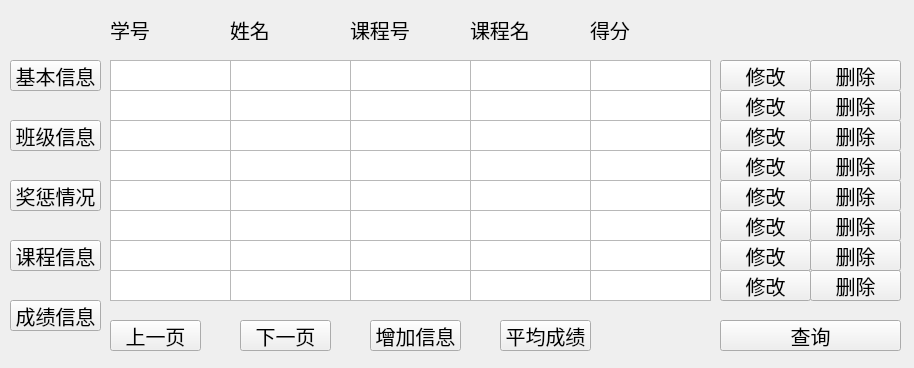
<?xml version="1.0" encoding="UTF-8"?>
<ui version="4.0">
 <class>Form</class>
 <widget class="QWidget" name="Form">
  <property name="geometry">
   <rect>
    <x>0</x>
    <y>0</y>
    <width>914</width>
    <height>368</height>
   </rect>
  </property>
  <property name="minimumSize">
   <size>
    <width>914</width>
    <height>368</height>
   </size>
  </property>
  <property name="maximumSize">
   <size>
    <width>914</width>
    <height>368</height>
   </size>
  </property>
  <property name="windowTitle">
   <string>Form</string>
  </property>
  <widget class="QLabel" name="label_2">
   <property name="geometry">
    <rect>
     <x>230</x>
     <y>20</y>
     <width>61</width>
     <height>20</height>
    </rect>
   </property>
   <property name="font">
    <font>
     <family>楷体</family>
     <pointsize>15</pointsize>
    </font>
   </property>
   <property name="text">
    <string>姓名</string>
   </property>
  </widget>
  <widget class="QLabel" name="label_3">
   <property name="geometry">
    <rect>
     <x>110</x>
     <y>20</y>
     <width>61</width>
     <height>20</height>
    </rect>
   </property>
   <property name="font">
    <font>
     <family>楷体</family>
     <pointsize>15</pointsize>
    </font>
   </property>
   <property name="text">
    <string>学号</string>
   </property>
  </widget>
  <widget class="QLabel" name="label_4">
   <property name="geometry">
    <rect>
     <x>350</x>
     <y>20</y>
     <width>61</width>
     <height>20</height>
    </rect>
   </property>
   <property name="font">
    <font>
     <family>楷体</family>
     <pointsize>15</pointsize>
    </font>
   </property>
   <property name="text">
    <string>课程号</string>
   </property>
  </widget>
  <widget class="QPushButton" name="basic_BUTTON">
   <property name="geometry">
    <rect>
     <x>10</x>
     <y>60</y>
     <width>91</width>
     <height>31</height>
    </rect>
   </property>
   <property name="font">
    <font>
     <family>楷体</family>
     <pointsize>15</pointsize>
    </font>
   </property>
   <property name="text">
    <string>基本信息</string>
   </property>
  </widget>
  <widget class="QPushButton" name="class_BUTTON">
   <property name="geometry">
    <rect>
     <x>10</x>
     <y>120</y>
     <width>91</width>
     <height>31</height>
    </rect>
   </property>
   <property name="font">
    <font>
     <family>楷体</family>
     <pointsize>15</pointsize>
    </font>
   </property>
   <property name="text">
    <string>班级信息</string>
   </property>
  </widget>
  <widget class="QPushButton" name="rp_BUTTON">
   <property name="geometry">
    <rect>
     <x>10</x>
     <y>180</y>
     <width>91</width>
     <height>31</height>
    </rect>
   </property>
   <property name="font">
    <font>
     <family>楷体</family>
     <pointsize>15</pointsize>
    </font>
   </property>
   <property name="text">
    <string>奖惩情况</string>
   </property>
  </widget>
  <widget class="QPushButton" name="lastpage_BUTTON">
   <property name="geometry">
    <rect>
     <x>110</x>
     <y>320</y>
     <width>91</width>
     <height>31</height>
    </rect>
   </property>
   <property name="font">
    <font>
     <family>楷体</family>
     <pointsize>15</pointsize>
    </font>
   </property>
   <property name="text">
    <string>上一页</string>
   </property>
  </widget>
  <widget class="QPushButton" name="nextpage_BUTTON">
   <property name="geometry">
    <rect>
     <x>240</x>
     <y>320</y>
     <width>91</width>
     <height>31</height>
    </rect>
   </property>
   <property name="font">
    <font>
     <family>楷体</family>
     <pointsize>15</pointsize>
    </font>
   </property>
   <property name="text">
    <string>下一页</string>
   </property>
  </widget>
  <widget class="QTextBrowser" name="textBrowser_1">
   <property name="geometry">
    <rect>
     <x>110</x>
     <y>60</y>
     <width>121</width>
     <height>31</height>
    </rect>
   </property>
  </widget>
  <widget class="QTextBrowser" name="textBrowser_2">
   <property name="geometry">
    <rect>
     <x>230</x>
     <y>60</y>
     <width>121</width>
     <height>31</height>
    </rect>
   </property>
  </widget>
  <widget class="QTextBrowser" name="textBrowser_3">
   <property name="geometry">
    <rect>
     <x>350</x>
     <y>60</y>
     <width>121</width>
     <height>31</height>
    </rect>
   </property>
  </widget>
  <widget class="QPushButton" name="change_Button1">
   <property name="geometry">
    <rect>
     <x>720</x>
     <y>60</y>
     <width>91</width>
     <height>31</height>
    </rect>
   </property>
   <property name="font">
    <font>
     <family>楷体</family>
     <pointsize>15</pointsize>
    </font>
   </property>
   <property name="text">
    <string>修改</string>
   </property>
  </widget>
  <widget class="QTextBrowser" name="textBrowser_8">
   <property name="geometry">
    <rect>
     <x>350</x>
     <y>90</y>
     <width>121</width>
     <height>31</height>
    </rect>
   </property>
  </widget>
  <widget class="QPushButton" name="change_Button2">
   <property name="geometry">
    <rect>
     <x>720</x>
     <y>90</y>
     <width>91</width>
     <height>31</height>
    </rect>
   </property>
   <property name="font">
    <font>
     <family>楷体</family>
     <pointsize>15</pointsize>
    </font>
   </property>
   <property name="text">
    <string>修改</string>
   </property>
  </widget>
  <widget class="QTextBrowser" name="textBrowser_6">
   <property name="geometry">
    <rect>
     <x>110</x>
     <y>90</y>
     <width>121</width>
     <height>31</height>
    </rect>
   </property>
  </widget>
  <widget class="QTextBrowser" name="textBrowser_7">
   <property name="geometry">
    <rect>
     <x>230</x>
     <y>90</y>
     <width>121</width>
     <height>31</height>
    </rect>
   </property>
  </widget>
  <widget class="QTextBrowser" name="textBrowser_13">
   <property name="geometry">
    <rect>
     <x>350</x>
     <y>120</y>
     <width>121</width>
     <height>31</height>
    </rect>
   </property>
  </widget>
  <widget class="QPushButton" name="change_Button3">
   <property name="geometry">
    <rect>
     <x>720</x>
     <y>120</y>
     <width>91</width>
     <height>31</height>
    </rect>
   </property>
   <property name="font">
    <font>
     <family>楷体</family>
     <pointsize>15</pointsize>
    </font>
   </property>
   <property name="text">
    <string>修改</string>
   </property>
  </widget>
  <widget class="QTextBrowser" name="textBrowser_11">
   <property name="geometry">
    <rect>
     <x>110</x>
     <y>120</y>
     <width>121</width>
     <height>31</height>
    </rect>
   </property>
  </widget>
  <widget class="QTextBrowser" name="textBrowser_12">
   <property name="geometry">
    <rect>
     <x>230</x>
     <y>120</y>
     <width>121</width>
     <height>31</height>
    </rect>
   </property>
  </widget>
  <widget class="QTextBrowser" name="textBrowser_18">
   <property name="geometry">
    <rect>
     <x>350</x>
     <y>150</y>
     <width>121</width>
     <height>31</height>
    </rect>
   </property>
  </widget>
  <widget class="QPushButton" name="change_Button4">
   <property name="geometry">
    <rect>
     <x>720</x>
     <y>150</y>
     <width>91</width>
     <height>31</height>
    </rect>
   </property>
   <property name="font">
    <font>
     <family>楷体</family>
     <pointsize>15</pointsize>
    </font>
   </property>
   <property name="text">
    <string>修改</string>
   </property>
  </widget>
  <widget class="QTextBrowser" name="textBrowser_16">
   <property name="geometry">
    <rect>
     <x>110</x>
     <y>150</y>
     <width>121</width>
     <height>31</height>
    </rect>
   </property>
  </widget>
  <widget class="QTextBrowser" name="textBrowser_17">
   <property name="geometry">
    <rect>
     <x>230</x>
     <y>150</y>
     <width>121</width>
     <height>31</height>
    </rect>
   </property>
  </widget>
  <widget class="QTextBrowser" name="textBrowser_23">
   <property name="geometry">
    <rect>
     <x>350</x>
     <y>180</y>
     <width>121</width>
     <height>31</height>
    </rect>
   </property>
  </widget>
  <widget class="QPushButton" name="change_Button5">
   <property name="geometry">
    <rect>
     <x>720</x>
     <y>180</y>
     <width>91</width>
     <height>31</height>
    </rect>
   </property>
   <property name="font">
    <font>
     <family>楷体</family>
     <pointsize>15</pointsize>
    </font>
   </property>
   <property name="text">
    <string>修改</string>
   </property>
  </widget>
  <widget class="QTextBrowser" name="textBrowser_21">
   <property name="geometry">
    <rect>
     <x>110</x>
     <y>180</y>
     <width>121</width>
     <height>31</height>
    </rect>
   </property>
  </widget>
  <widget class="QTextBrowser" name="textBrowser_22">
   <property name="geometry">
    <rect>
     <x>230</x>
     <y>180</y>
     <width>121</width>
     <height>31</height>
    </rect>
   </property>
  </widget>
  <widget class="QTextBrowser" name="textBrowser_28">
   <property name="geometry">
    <rect>
     <x>350</x>
     <y>210</y>
     <width>121</width>
     <height>31</height>
    </rect>
   </property>
  </widget>
  <widget class="QPushButton" name="change_Button6">
   <property name="geometry">
    <rect>
     <x>720</x>
     <y>210</y>
     <width>91</width>
     <height>31</height>
    </rect>
   </property>
   <property name="font">
    <font>
     <family>楷体</family>
     <pointsize>15</pointsize>
    </font>
   </property>
   <property name="text">
    <string>修改</string>
   </property>
  </widget>
  <widget class="QTextBrowser" name="textBrowser_26">
   <property name="geometry">
    <rect>
     <x>110</x>
     <y>210</y>
     <width>121</width>
     <height>31</height>
    </rect>
   </property>
  </widget>
  <widget class="QTextBrowser" name="textBrowser_27">
   <property name="geometry">
    <rect>
     <x>230</x>
     <y>210</y>
     <width>121</width>
     <height>31</height>
    </rect>
   </property>
  </widget>
  <widget class="QTextBrowser" name="textBrowser_33">
   <property name="geometry">
    <rect>
     <x>350</x>
     <y>240</y>
     <width>121</width>
     <height>31</height>
    </rect>
   </property>
  </widget>
  <widget class="QPushButton" name="change_Button7">
   <property name="geometry">
    <rect>
     <x>720</x>
     <y>240</y>
     <width>91</width>
     <height>31</height>
    </rect>
   </property>
   <property name="font">
    <font>
     <family>楷体</family>
     <pointsize>15</pointsize>
    </font>
   </property>
   <property name="text">
    <string>修改</string>
   </property>
  </widget>
  <widget class="QTextBrowser" name="textBrowser_31">
   <property name="geometry">
    <rect>
     <x>110</x>
     <y>240</y>
     <width>121</width>
     <height>31</height>
    </rect>
   </property>
  </widget>
  <widget class="QTextBrowser" name="textBrowser_36">
   <property name="geometry">
    <rect>
     <x>110</x>
     <y>270</y>
     <width>121</width>
     <height>31</height>
    </rect>
   </property>
  </widget>
  <widget class="QTextBrowser" name="textBrowser_37">
   <property name="geometry">
    <rect>
     <x>230</x>
     <y>270</y>
     <width>121</width>
     <height>31</height>
    </rect>
   </property>
  </widget>
  <widget class="QPushButton" name="change_Button8">
   <property name="geometry">
    <rect>
     <x>720</x>
     <y>270</y>
     <width>91</width>
     <height>31</height>
    </rect>
   </property>
   <property name="font">
    <font>
     <family>楷体</family>
     <pointsize>15</pointsize>
    </font>
   </property>
   <property name="text">
    <string>修改</string>
   </property>
  </widget>
  <widget class="QTextBrowser" name="textBrowser_38">
   <property name="geometry">
    <rect>
     <x>350</x>
     <y>270</y>
     <width>121</width>
     <height>31</height>
    </rect>
   </property>
  </widget>
  <widget class="QPushButton" name="course_BUTTON">
   <property name="geometry">
    <rect>
     <x>10</x>
     <y>240</y>
     <width>91</width>
     <height>31</height>
    </rect>
   </property>
   <property name="font">
    <font>
     <family>楷体</family>
     <pointsize>15</pointsize>
    </font>
   </property>
   <property name="text">
    <string>课程信息</string>
   </property>
  </widget>
  <widget class="QPushButton" name="achievement_BUTTON">
   <property name="geometry">
    <rect>
     <x>10</x>
     <y>300</y>
     <width>91</width>
     <height>31</height>
    </rect>
   </property>
   <property name="font">
    <font>
     <family>楷体</family>
     <pointsize>15</pointsize>
    </font>
   </property>
   <property name="text">
    <string>成绩信息</string>
   </property>
  </widget>
  <widget class="QPushButton" name="check_BUTTON">
   <property name="geometry">
    <rect>
     <x>720</x>
     <y>320</y>
     <width>181</width>
     <height>31</height>
    </rect>
   </property>
   <property name="font">
    <font>
     <family>楷体</family>
     <pointsize>15</pointsize>
    </font>
   </property>
   <property name="text">
    <string>查询</string>
   </property>
  </widget>
  <widget class="QTextBrowser" name="textBrowser_24">
   <property name="geometry">
    <rect>
     <x>470</x>
     <y>180</y>
     <width>121</width>
     <height>31</height>
    </rect>
   </property>
  </widget>
  <widget class="QTextBrowser" name="textBrowser_4">
   <property name="geometry">
    <rect>
     <x>470</x>
     <y>60</y>
     <width>121</width>
     <height>31</height>
    </rect>
   </property>
  </widget>
  <widget class="QLabel" name="label_5">
   <property name="geometry">
    <rect>
     <x>470</x>
     <y>20</y>
     <width>61</width>
     <height>20</height>
    </rect>
   </property>
   <property name="font">
    <font>
     <family>楷体</family>
     <pointsize>15</pointsize>
    </font>
   </property>
   <property name="text">
    <string>课程名</string>
   </property>
  </widget>
  <widget class="QTextBrowser" name="textBrowser_34">
   <property name="geometry">
    <rect>
     <x>470</x>
     <y>240</y>
     <width>121</width>
     <height>31</height>
    </rect>
   </property>
  </widget>
  <widget class="QTextBrowser" name="textBrowser_9">
   <property name="geometry">
    <rect>
     <x>470</x>
     <y>90</y>
     <width>121</width>
     <height>31</height>
    </rect>
   </property>
  </widget>
  <widget class="QTextBrowser" name="textBrowser_19">
   <property name="geometry">
    <rect>
     <x>470</x>
     <y>150</y>
     <width>121</width>
     <height>31</height>
    </rect>
   </property>
  </widget>
  <widget class="QTextBrowser" name="textBrowser_39">
   <property name="geometry">
    <rect>
     <x>470</x>
     <y>270</y>
     <width>121</width>
     <height>31</height>
    </rect>
   </property>
  </widget>
  <widget class="QTextBrowser" name="textBrowser_14">
   <property name="geometry">
    <rect>
     <x>470</x>
     <y>120</y>
     <width>121</width>
     <height>31</height>
    </rect>
   </property>
  </widget>
  <widget class="QTextBrowser" name="textBrowser_29">
   <property name="geometry">
    <rect>
     <x>470</x>
     <y>210</y>
     <width>121</width>
     <height>31</height>
    </rect>
   </property>
  </widget>
  <widget class="QTextBrowser" name="textBrowser_25">
   <property name="geometry">
    <rect>
     <x>590</x>
     <y>180</y>
     <width>121</width>
     <height>31</height>
    </rect>
   </property>
  </widget>
  <widget class="QTextBrowser" name="textBrowser_5">
   <property name="geometry">
    <rect>
     <x>590</x>
     <y>60</y>
     <width>121</width>
     <height>31</height>
    </rect>
   </property>
  </widget>
  <widget class="QLabel" name="label_6">
   <property name="geometry">
    <rect>
     <x>590</x>
     <y>20</y>
     <width>61</width>
     <height>20</height>
    </rect>
   </property>
   <property name="font">
    <font>
     <family>楷体</family>
     <pointsize>15</pointsize>
    </font>
   </property>
   <property name="text">
    <string>得分</string>
   </property>
  </widget>
  <widget class="QTextBrowser" name="textBrowser_35">
   <property name="geometry">
    <rect>
     <x>590</x>
     <y>240</y>
     <width>121</width>
     <height>31</height>
    </rect>
   </property>
  </widget>
  <widget class="QTextBrowser" name="textBrowser_10">
   <property name="geometry">
    <rect>
     <x>590</x>
     <y>90</y>
     <width>121</width>
     <height>31</height>
    </rect>
   </property>
  </widget>
  <widget class="QTextBrowser" name="textBrowser_20">
   <property name="geometry">
    <rect>
     <x>590</x>
     <y>150</y>
     <width>121</width>
     <height>31</height>
    </rect>
   </property>
  </widget>
  <widget class="QTextBrowser" name="textBrowser_40">
   <property name="geometry">
    <rect>
     <x>590</x>
     <y>270</y>
     <width>121</width>
     <height>31</height>
    </rect>
   </property>
  </widget>
  <widget class="QTextBrowser" name="textBrowser_15">
   <property name="geometry">
    <rect>
     <x>590</x>
     <y>120</y>
     <width>121</width>
     <height>31</height>
    </rect>
   </property>
  </widget>
  <widget class="QTextBrowser" name="textBrowser_30">
   <property name="geometry">
    <rect>
     <x>590</x>
     <y>210</y>
     <width>121</width>
     <height>31</height>
    </rect>
   </property>
  </widget>
  <widget class="QTextBrowser" name="textBrowser_32">
   <property name="geometry">
    <rect>
     <x>230</x>
     <y>240</y>
     <width>121</width>
     <height>31</height>
    </rect>
   </property>
  </widget>
  <widget class="QPushButton" name="achievement_BUTTON_2">
   <property name="geometry">
    <rect>
     <x>370</x>
     <y>320</y>
     <width>91</width>
     <height>31</height>
    </rect>
   </property>
   <property name="font">
    <font>
     <family>楷体</family>
     <pointsize>15</pointsize>
    </font>
   </property>
   <property name="text">
    <string>增加信息</string>
   </property>
  </widget>
  <widget class="QPushButton" name="change_Button1_2">
   <property name="geometry">
    <rect>
     <x>810</x>
     <y>60</y>
     <width>91</width>
     <height>31</height>
    </rect>
   </property>
   <property name="font">
    <font>
     <family>楷体</family>
     <pointsize>15</pointsize>
    </font>
   </property>
   <property name="text">
    <string>删除</string>
   </property>
  </widget>
  <widget class="QPushButton" name="change_Button2_2">
   <property name="geometry">
    <rect>
     <x>810</x>
     <y>90</y>
     <width>91</width>
     <height>31</height>
    </rect>
   </property>
   <property name="font">
    <font>
     <family>楷体</family>
     <pointsize>15</pointsize>
    </font>
   </property>
   <property name="text">
    <string>删除</string>
   </property>
  </widget>
  <widget class="QPushButton" name="change_Button4_2">
   <property name="geometry">
    <rect>
     <x>810</x>
     <y>150</y>
     <width>91</width>
     <height>31</height>
    </rect>
   </property>
   <property name="font">
    <font>
     <family>楷体</family>
     <pointsize>15</pointsize>
    </font>
   </property>
   <property name="text">
    <string>删除</string>
   </property>
  </widget>
  <widget class="QPushButton" name="change_Button6_2">
   <property name="geometry">
    <rect>
     <x>810</x>
     <y>210</y>
     <width>91</width>
     <height>31</height>
    </rect>
   </property>
   <property name="font">
    <font>
     <family>楷体</family>
     <pointsize>15</pointsize>
    </font>
   </property>
   <property name="text">
    <string>删除</string>
   </property>
  </widget>
  <widget class="QPushButton" name="change_Button8_2">
   <property name="geometry">
    <rect>
     <x>810</x>
     <y>270</y>
     <width>91</width>
     <height>31</height>
    </rect>
   </property>
   <property name="font">
    <font>
     <family>楷体</family>
     <pointsize>15</pointsize>
    </font>
   </property>
   <property name="text">
    <string>删除</string>
   </property>
  </widget>
  <widget class="QPushButton" name="change_Button3_2">
   <property name="geometry">
    <rect>
     <x>810</x>
     <y>120</y>
     <width>91</width>
     <height>31</height>
    </rect>
   </property>
   <property name="font">
    <font>
     <family>楷体</family>
     <pointsize>15</pointsize>
    </font>
   </property>
   <property name="text">
    <string>删除</string>
   </property>
  </widget>
  <widget class="QPushButton" name="change_Button5_2">
   <property name="geometry">
    <rect>
     <x>810</x>
     <y>180</y>
     <width>91</width>
     <height>31</height>
    </rect>
   </property>
   <property name="font">
    <font>
     <family>楷体</family>
     <pointsize>15</pointsize>
    </font>
   </property>
   <property name="text">
    <string>删除</string>
   </property>
  </widget>
  <widget class="QPushButton" name="change_Button7_2">
   <property name="geometry">
    <rect>
     <x>810</x>
     <y>240</y>
     <width>91</width>
     <height>31</height>
    </rect>
   </property>
   <property name="font">
    <font>
     <family>楷体</family>
     <pointsize>15</pointsize>
    </font>
   </property>
   <property name="text">
    <string>删除</string>
   </property>
  </widget>
  <widget class="QPushButton" name="avg_Button">
   <property name="geometry">
    <rect>
     <x>500</x>
     <y>320</y>
     <width>91</width>
     <height>31</height>
    </rect>
   </property>
   <property name="font">
    <font>
     <family>楷体</family>
     <pointsize>15</pointsize>
    </font>
   </property>
   <property name="text">
    <string>平均成绩</string>
   </property>
  </widget>
 </widget>
 <resources/>
 <connections/>
</ui>
